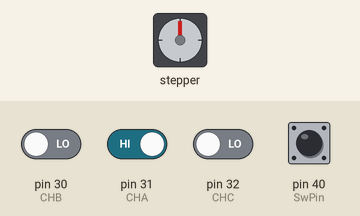
Bench run of a sketch on a simulated Arduino Mega 2560, built with avr-gcc and run on an emulated ATmega2560. Shown: stepper motor. Inputs (shaded band) come from the test bench; at power-on: pin 31 (CHA) HIGH, pin 30 (CHB), pin 32 (CHC), pin 40 (SwPin) LOW. Stepper angles assume 200 steps per turn.

Above: at 7.7 s.
7.8 s: pin 32 (CHC) driven HIGH
At 7.95 s:
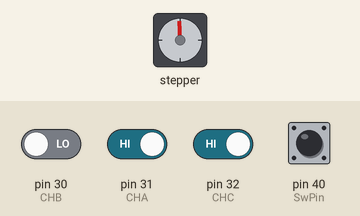
At 8.55 s:
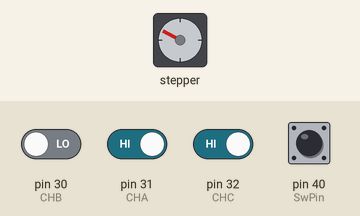
10.8 s: pin 31 (CHA) driven LOW
At 10.95 s:
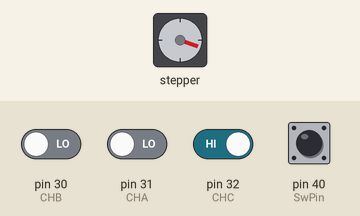
Timing chart, 0 to 19.8 s (numbered marks = the images above; inputs shaded):
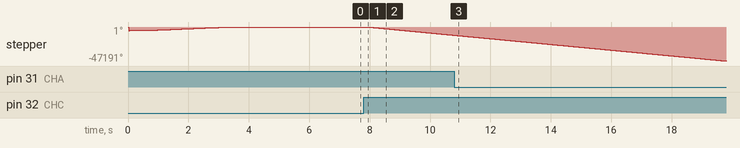

Measured:
- after the input at 7.8 s, stepper: keeps turning counter-clockwise at about 3801°/s, starting at once

The sketch:

pendule_inverse_stab.ino
```cpp
#include <AccelStepper.h>

// Define a stepper and the pins it will use
AccelStepper stepper(2, 51, 50);

// Define a pin for the end switch
#define SwPin 40

//Define pins for the encoder HEDS 5504: Channel A, channel B, channel C
#define CHA 31
#define CHB 30
#define CHC 32

bool AState = LOW;
bool BState = LOW;
bool CState = LOW;

bool lastEnc = LOW;
int encCount = 0;
int encInit = 0;

//variables for to evaluate the system
#define deltaTc 0.01
int theta, LastTheta;
float tc, LastTc, thetaDot, XDot;
int X, LastX;

//variables for PID
#define Kpp 100
#define Kdp 10

#define Kpc -0.001
#define Kdc -0.001

int targP = 0;
int er;
float V, deltaV;

void setup() {

  //initiate serial communication
  Serial.begin(230400);

  //Define Switch and encodeur as input
  pinMode(CHA, INPUT);
  pinMode(CHB, INPUT);
  pinMode(CHC, INPUT);

  pinMode(SwPin, INPUT);

  //initiate the stepper position
  InitStepper();

  delay(3000);  //wait for the pendulum to stabilize
  InitEnc();

  //initate the pendulum's angle

  //set max speed and max acceleration for the stepper
  stepper.setMaxSpeed(4000);
  stepper.setAcceleration(13000000);

}

void loop() {

  tc = millis()/1000.0;
  theta = ReadEnc();
  X = stepper.currentPosition();

  stepper.setSpeed(V);
  stepper.runSpeed();

  if (tc - LastTc > deltaTc){
    systEval();
    feedback();
  }

}

void InitStepper(){
  stepper.setMaxSpeed(1200);
  stepper.setAcceleration(1000);

  stepper.move(-10000);

  while(digitalRead(SwPin)){
    stepper.run();
  }
  stepper.setCurrentPosition(-2700);
  stepper.moveTo(0);

  while(stepper.distanceToGo() > 0)
  stepper.run();
}

int ReadEnc(){
  AState = digitalRead(CHA);
  BState = digitalRead(CHB);
  CState = digitalRead(CHC);

  if (lastEnc != AState){
    if(AState == BState){
        encCount++;
      }else{
        encCount--;
      }
      lastEnc = AState;

      if(CState){
      encCount = encInit;

    }
  }
  return encCount;
}

void InitEnc(){
  while(!CState){
    ReadEnc();
  }
  encInit = 0;
}

void OutputValues(){
    Serial.print(tc, 3);
    Serial.print(",");
    Serial.print(theta);
    Serial.print(",");
    Serial.println(X);
}

void systEval(){
  thetaDot = (theta-LastTheta)/(tc-LastTc);
  XDot = (X-LastX)/(tc-LastTc);
  LastTheta = theta;
  LastX = X;
  LastTc = tc;
}

void feedback(){
  targP = X*Kpc+XDot*Kdc;
  er = theta-targP;
  deltaV = er*Kpp+thetaDot*Kdp;
  V += deltaV;
  V = min(V, 4000);
  V = max(V, -4000);
}
```
